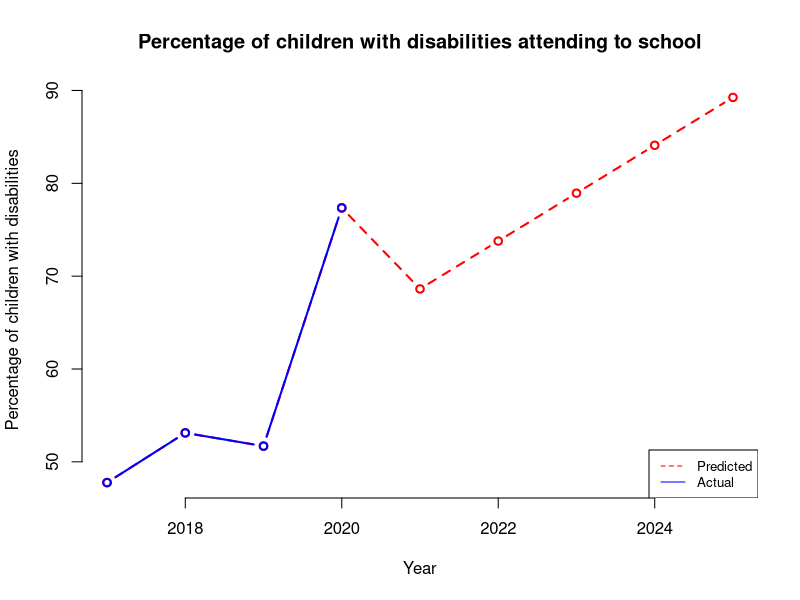

This figure's R source:
library(psych)
library(caret)
library(dplyr)
library(car)
library(Metrics)

anar=read.csv("ANAR/HousingANAR.csv")
dt=subset(anar,select = c(reg,develop,level,X,
                          Total.Point.estimate,Children.without.functional.difficulties.Point.estimate,
                          Children.with.functional.difficulties.Point.estimate,Time.period))
set.seed(4)

model=lm(Children.with.functional.difficulties.Point.estimate~.,data = dt)

#need to predict percentage total and normal children depending on year
#require regression for tpe
dt_tpe=subset(dt,select = -c(Children.without.functional.difficulties.Point.estimate,Children.with.functional.difficulties.Point.estimate))
model_tpe=lm(Total.Point.estimate~.,data = dt_tpe)

#require regression for cwithout
dt_cthout=subset(dt,select = -c(Total.Point.estimate,Children.with.functional.difficulties.Point.estimate))
model_cthout=lm(Children.without.functional.difficulties.Point.estimate~.,data=dt_cthout)

#create prediction of ANAR
hmph=subset(dt,select = c(Time.period,Children.with.functional.difficulties.Point.estimate))
a=colMeans(hmph[hmph$Time.period=='2017',])
b=colMeans(hmph[hmph$Time.period=='2018',])
c=colMeans(hmph[hmph$Time.period=='2019',])
d=colMeans(hmph[hmph$Time.period=='2020',])

yearPred=data.frame(
  year=c(2017:2020),
  anarDisabled=c(as.double(a[2]),as.double(b[2]),as.double(c[2]),as.double(d[2]))
)
i=0
j=0
#set how many year to predict
year=5

for(j in 1:year){
  pred=0
  for(i in 1:nrow(dt)) {
    #predict for each row
    re=dt[i,]$reg
    dv=dt[i,]$develop
    indi=dt[i,]$level
    house=dt[i,]$X
    
    #set year to predict
    t=yearPred[nrow(yearPred),]$year+1
    
    #set total estimate
    d0=data.frame(reg=re,develop=dv,level=indi,X=house,Time.period=t,interval = "confidence")
    tpe=as.double(predict(model_tpe,d0))
    
    #set cthout
    d1=data.frame(reg=re,develop=dv,level=indi,X=house,Time.period=t,interval = "confidence")
    cthout=as.double(predict(model_cthout,d1))
    
    newdata=data.frame(reg=re,
                       develop=dv,
                       level=indi,
                       X=house,
                       Total.Point.estimate=tpe,
                       Children.without.functional.difficulties.Point.estimate=cthout,
                       Time.period = t, interval = "confidence")
    
    pred=pred+as.double(predict(model,newdata))
  }
  meanPred=pred/nrow(dt)
  #create data frame
  newPred=data.frame(
    year=yearPred[nrow(yearPred),]$year+1,
    anarDisabled=meanPred
  )
  #insert to yearPred
  yearPred[nrow(yearPred) + 1,]=newPred
}


plot(yearPred$year, yearPred$anarDisabled, col="red",type = "b", lty = 2, frame=FALSE, lwd=2,
     main = "Percentage of children with disabilities attending to school", xlab="Year",ylab="Percentage of children with disabilities")
lines(yearPred[1:4,]$year, yearPred[1:4,]$anarDisabled, col="blue",type = "b", lty = 1, lwd=2)
legend("bottomright", legend=c("Predicted", "Actual"),
       col=c("red", "blue"), lty = 2:1, cex=0.8)
